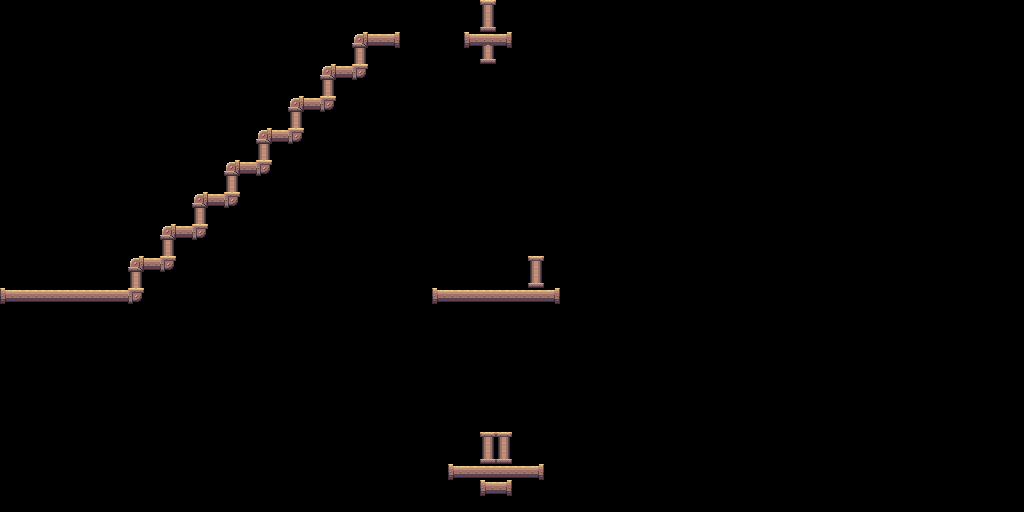

A 2D game scene composited from a Tiled map and its tileset images. What follows is a short description and the map's XML, with every tile layer's data as written:
An orthogonal 64x32 tile map with 16x16 px tiles, 1 tile layer (Tile Layer 1) and 9 objects (8x Flag, Player).

<map version="1.9" tiledversion="1.9.2" orientation="orthogonal" renderorder="right-down" width="64" height="32" tilewidth="16" tileheight="16" infinite="0" nextlayerid="3" nextobjectid="10">
 <tileset firstgid="1" source="pipes.tsx" />
 <layer id="1" name="Tile Layer 1" width="64" height="32">
  <data encoding="csv">
0,0,0,0,0,0,0,0,0,0,0,0,0,0,0,0,0,0,0,0,0,0,0,0,0,0,0,0,0,0,12,0,0,0,0,0,0,0,0,0,0,0,0,0,0,0,0,0,0,0,0,0,0,0,0,0,0,0,0,0,0,0,0,0,
0,0,0,0,0,0,0,0,0,0,0,0,0,0,0,0,0,0,0,0,0,0,0,0,0,0,0,0,0,0,13,0,0,0,0,0,0,0,0,0,0,0,0,0,0,0,0,0,0,0,0,0,0,0,0,0,0,0,0,0,0,0,0,0,
0,0,0,0,0,0,0,0,0,0,0,0,0,0,0,0,0,0,0,0,0,0,7,2,3,0,0,0,0,4,14,3,0,0,0,0,0,0,0,0,0,0,0,0,0,0,0,0,0,0,0,0,0,0,0,0,0,0,0,0,0,0,0,0,
0,0,0,0,0,0,0,0,0,0,0,0,0,0,0,0,0,0,0,0,0,0,6,0,0,0,0,0,0,0,13,0,0,0,0,0,0,0,0,0,0,0,0,0,0,0,0,0,0,0,0,0,0,0,0,0,0,0,0,0,0,0,0,0,
0,0,0,0,0,0,0,0,0,0,0,0,0,0,0,0,0,0,0,0,7,2,10,0,0,0,0,0,0,0,0,0,0,0,0,0,0,0,0,0,0,0,0,0,0,0,0,0,0,0,0,0,0,0,0,0,0,0,0,0,0,0,0,0,
0,0,0,0,0,0,0,0,0,0,0,0,0,0,0,0,0,0,0,0,6,0,0,0,0,0,0,0,0,0,0,0,0,0,0,0,0,0,0,0,0,0,0,0,0,0,0,0,0,0,0,0,0,0,0,0,0,0,0,0,0,0,0,0,
0,0,0,0,0,0,0,0,0,0,0,0,0,0,0,0,0,0,7,2,10,0,0,0,0,0,0,0,0,0,0,0,0,0,0,0,0,0,0,0,0,0,0,0,0,0,0,0,0,0,0,0,0,0,0,0,0,0,0,0,0,0,0,0,
0,0,0,0,0,0,0,0,0,0,0,0,0,0,0,0,0,0,6,0,0,0,0,0,0,0,0,0,0,0,0,0,0,0,0,0,0,0,0,0,0,0,0,0,0,0,0,0,0,0,0,0,0,0,0,0,0,0,0,0,0,0,0,0,
0,0,0,0,0,0,0,0,0,0,0,0,0,0,0,0,7,2,10,0,0,0,0,0,0,0,0,0,0,0,0,0,0,0,0,0,0,0,0,0,0,0,0,0,0,0,0,0,0,0,0,0,0,0,0,0,0,0,0,0,0,0,0,0,
0,0,0,0,0,0,0,0,0,0,0,0,0,0,0,0,6,0,0,0,0,0,0,0,0,0,0,0,0,0,0,0,0,0,0,0,0,0,0,0,0,0,0,0,0,0,0,0,0,0,0,0,0,0,0,0,0,0,0,0,0,0,0,0,
0,0,0,0,0,0,0,0,0,0,0,0,0,0,7,2,10,0,0,0,0,0,0,0,0,0,0,0,0,0,0,0,0,0,0,0,0,0,0,0,0,0,0,0,0,0,0,0,0,0,0,0,0,0,0,0,0,0,0,0,0,0,0,0,
0,0,0,0,0,0,0,0,0,0,0,0,0,0,6,0,0,0,0,0,0,0,0,0,0,0,0,0,0,0,0,0,0,0,0,0,0,0,0,0,0,0,0,0,0,0,0,0,0,0,0,0,0,0,0,0,0,0,0,0,0,0,0,0,
0,0,0,0,0,0,0,0,0,0,0,0,7,2,10,0,0,0,0,0,0,0,0,0,0,0,0,0,0,0,0,0,0,0,0,0,0,0,0,0,0,0,0,0,0,0,0,0,0,0,0,0,0,0,0,0,0,0,0,0,0,0,0,0,
0,0,0,0,0,0,0,0,0,0,0,0,6,0,0,0,0,0,0,0,0,0,0,0,0,0,0,0,0,0,0,0,0,0,0,0,0,0,0,0,0,0,0,0,0,0,0,0,0,0,0,0,0,0,0,0,0,0,0,0,0,0,0,0,
0,0,0,0,0,0,0,0,0,0,7,2,10,0,0,0,0,0,0,0,0,0,0,0,0,0,0,0,0,0,0,0,0,0,0,0,0,0,0,0,0,0,0,0,0,0,0,0,0,0,0,0,0,0,0,0,0,0,0,0,0,0,0,0,
0,0,0,0,0,0,0,0,0,0,6,0,0,0,0,0,0,0,0,0,0,0,0,0,0,0,0,0,0,0,0,0,0,0,0,0,0,0,0,0,0,0,0,0,0,0,0,0,0,0,0,0,0,0,0,0,0,0,0,0,0,0,0,0,
0,0,0,0,0,0,0,0,7,2,10,0,0,0,0,0,0,0,0,0,0,0,0,0,0,0,0,0,0,0,0,0,0,12,0,0,0,0,0,0,0,0,0,0,0,0,0,0,0,0,0,0,0,0,0,0,0,0,0,0,0,0,0,0,
0,0,0,0,0,0,0,0,6,0,0,0,0,0,0,0,0,0,0,0,0,0,0,0,0,0,0,0,0,0,0,0,0,13,0,0,0,0,0,0,0,0,0,0,0,0,0,0,0,0,0,0,0,0,0,0,0,0,0,0,0,0,0,0,
4,2,2,2,2,2,2,2,10,0,0,0,0,0,0,0,0,0,0,0,0,0,0,0,0,0,0,4,2,2,2,2,2,2,3,0,0,0,0,0,0,0,0,0,0,0,0,0,0,0,0,0,0,0,0,0,0,0,0,0,0,0,0,0,
0,0,0,0,0,0,0,0,0,0,0,0,0,0,0,0,0,0,0,0,0,0,0,0,0,0,0,0,0,0,0,0,0,0,0,0,0,0,0,0,0,0,0,0,0,0,0,0,0,0,0,0,0,0,0,0,0,0,0,0,0,0,0,0,
0,0,0,0,0,0,0,0,0,0,0,0,0,0,0,0,0,0,0,0,0,0,0,0,0,0,0,0,0,0,0,0,0,0,0,0,0,0,0,0,0,0,0,0,0,0,0,0,0,0,0,0,0,0,0,0,0,0,0,0,0,0,0,0,
0,0,0,0,0,0,0,0,0,0,0,0,0,0,0,0,0,0,0,0,0,0,0,0,0,0,0,0,0,0,0,0,0,0,0,0,0,0,0,0,0,0,0,0,0,0,0,0,0,0,0,0,0,0,0,0,0,0,0,0,0,0,0,0,
0,0,0,0,0,0,0,0,0,0,0,0,0,0,0,0,0,0,0,0,0,0,0,0,0,0,0,0,0,0,0,0,0,0,0,0,0,0,0,0,0,0,0,0,0,0,0,0,0,0,0,0,0,0,0,0,0,0,0,0,0,0,0,0,
0,0,0,0,0,0,0,0,0,0,0,0,0,0,0,0,0,0,0,0,0,0,0,0,0,0,0,0,0,0,0,0,0,0,0,0,0,0,0,0,0,0,0,0,0,0,0,0,0,0,0,0,0,0,0,0,0,0,0,0,0,0,0,0,
0,0,0,0,0,0,0,0,0,0,0,0,0,0,0,0,0,0,0,0,0,0,0,0,0,0,0,0,0,0,0,0,0,0,0,0,0,0,0,0,0,0,0,0,0,0,0,0,0,0,0,0,0,0,0,0,0,0,0,0,0,0,0,0,
0,0,0,0,0,0,0,0,0,0,0,0,0,0,0,0,0,0,0,0,0,0,0,0,0,0,0,0,0,0,0,0,0,0,0,0,0,0,0,0,0,0,0,0,0,0,0,0,0,0,0,0,0,0,0,0,0,0,0,0,0,0,0,0,
0,0,0,0,0,0,0,0,0,0,0,0,0,0,0,0,0,0,0,0,0,0,0,0,0,0,0,0,0,0,0,0,0,0,0,0,0,0,0,0,0,0,0,0,0,0,0,0,0,0,0,0,0,0,0,0,0,0,0,0,0,0,0,0,
0,0,0,0,0,0,0,0,0,0,0,0,0,0,0,0,0,0,0,0,0,0,0,0,0,0,0,0,0,0,12,12,0,0,0,0,0,0,0,0,0,0,0,0,0,0,0,0,0,0,0,0,0,0,0,0,0,0,0,0,0,0,0,0,
0,0,0,0,0,0,0,0,0,0,0,0,0,0,0,0,0,0,0,0,0,0,0,0,0,0,0,0,0,0,13,13,0,0,0,0,0,0,0,0,0,0,0,0,0,0,0,0,0,0,0,0,0,0,0,0,0,0,0,0,0,0,0,0,
0,0,0,0,0,0,0,0,0,0,0,0,0,0,0,0,0,0,0,0,0,0,0,0,0,0,0,0,4,2,2,2,2,3,0,0,0,0,0,0,0,0,0,0,0,0,0,0,0,0,0,0,0,0,0,0,0,0,0,0,0,0,0,0,
0,0,0,0,0,0,0,0,0,0,0,0,0,0,0,0,0,0,0,0,0,0,0,0,0,0,0,0,0,0,4,3,0,0,0,0,0,0,0,0,0,0,0,0,0,0,0,0,0,0,0,0,0,0,0,0,0,0,0,0,0,0,0,0,
0,0,0,0,0,0,0,0,0,0,0,0,0,0,0,0,0,0,0,0,0,0,0,0,0,0,0,0,0,0,0,0,0,0,0,0,0,0,0,0,0,0,0,0,0,0,0,0,0,0,0,0,0,0,0,0,0,0,0,0,0,0,0,0
</data>
 </layer>
 <objectgroup id="2" name="Object Layer 1">
  <object id="1" name="Flag" gid="23" x="528" y="208" width="16" height="16" />
  <object id="2" name="Player" x="64" y="272">
   <point />
  </object>
  <object id="3" name="Flag" gid="23" x="496" y="432" width="16" height="16" />
  <object id="4" name="Flag" gid="23" x="480" y="432" width="16" height="16" />
  <object id="5" name="Flag" gid="23" x="496" y="400" width="16" height="16" />
  <object id="6" name="Flag" gid="23" x="480" y="400" width="16" height="16" />
  <object id="7" name="Flag" gid="23" x="480" y="416" width="16" height="16" />
  <object id="8" name="Flag" gid="23" x="480" y="400" width="16" height="16" />
  <object id="9" name="Flag" gid="23" x="496" y="416" width="16" height="16" />
 </objectgroup>
</map>